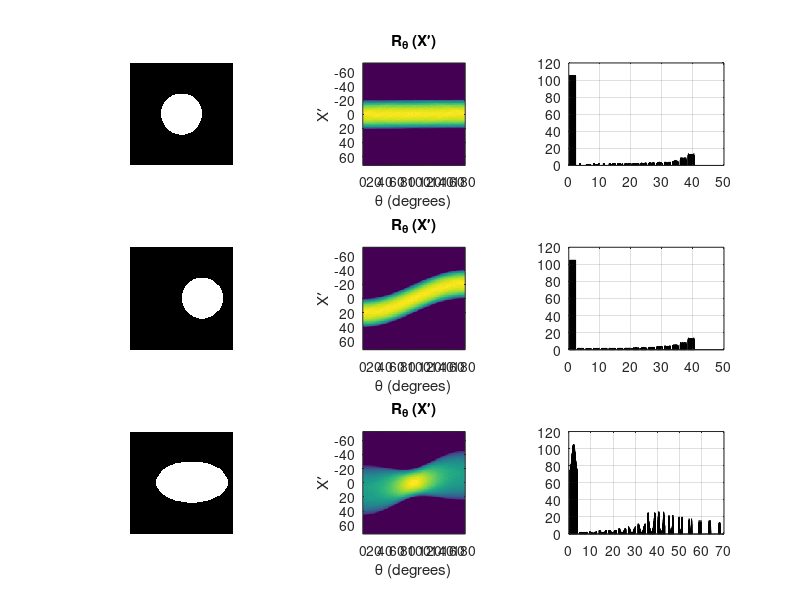

The MATLAB source for this figure:
%***************************
%*  2D Radon transform synthetic example 
%*  
%*  2013,4,5
%*  References :
%*  
%*  
%***************************
%
%******************************
clear all; clc; close all;
datasetDirectory='../../dataset'
addpath src
addpath ../../ReadData3D_version1k/mha

t = 0:pi/20:2*pi;
R0 = 20; 
x0 = round(100/2); y0 = round(100/2);
xi = R0*cos(t)+x0;
yi = R0*sin(t)+y0;
roimask = poly2mask(xi,yi, 100,100);
pr_r = find(roimask);

subplot(3,3,1)
imshow(roimask)
 
theta = 0:180;
[R,xp] = radon(roimask,theta);
subplot(3,3,2)
imagesc(theta,xp,R); axis square;
title('R_{\theta} (X\prime)');
xlabel('\theta (degrees)');
ylabel('X\prime');
set(gca,'XTick',0:20:180);
%colormap(hot);

subplot(3,3,3)
 [meanVHist,xout3]=hist(R,16);
 bar(xout3, meanVHist, 'b');
 grid on;

%% 
 t = 0:pi/20:2*pi;
R0 = 20; 
x0 = round(100/2); y0 = round(100/2);
xi = R0*cos(t)+x0+20;
yi = R0*sin(t)+y0;
roimask = poly2mask(xi,yi, 100,100);
pr_r = find(roimask);

subplot(3,3,4)
imshow(roimask)
 
theta = 0:180;
[R,xp] = radon(roimask,theta);
subplot(3,3,5)
imagesc(theta,xp,R); axis square;
title('R_{\theta} (X\prime)');
xlabel('\theta (degrees)');
ylabel('X\prime');
set(gca,'XTick',0:20:180);
%colormap(hot);

subplot(3,3,6)
 [meanVHist,xout3]=hist(R,16);
 bar(xout3, meanVHist, 'b');
 grid on;
 
%% 
 t = 0:pi/20:2*pi;
R0 = 20; 
x0 = round(100/2); y0 = round(100/2);
xi = (R0+15)*cos(t)+x0+10;
yi = R0*sin(t)+y0;
roimask = poly2mask(xi,yi, 100,100);
pr_r = find(roimask);

subplot(3,3,7)
imshow(roimask)
 
theta = 0:180;
[R,xp] = radon(roimask,theta);
subplot(3,3,8)
imagesc(theta,xp,R); axis square;
title('R_{\theta} (X\prime)');
xlabel('\theta (degrees)');
ylabel('X\prime');
set(gca,'XTick',0:20:180);
%colormap(hot);

subplot(3,3,9)
 [meanVHist,xout3]=hist(R,16);
 bar(xout3, meanVHist, 'b');
 grid on; 